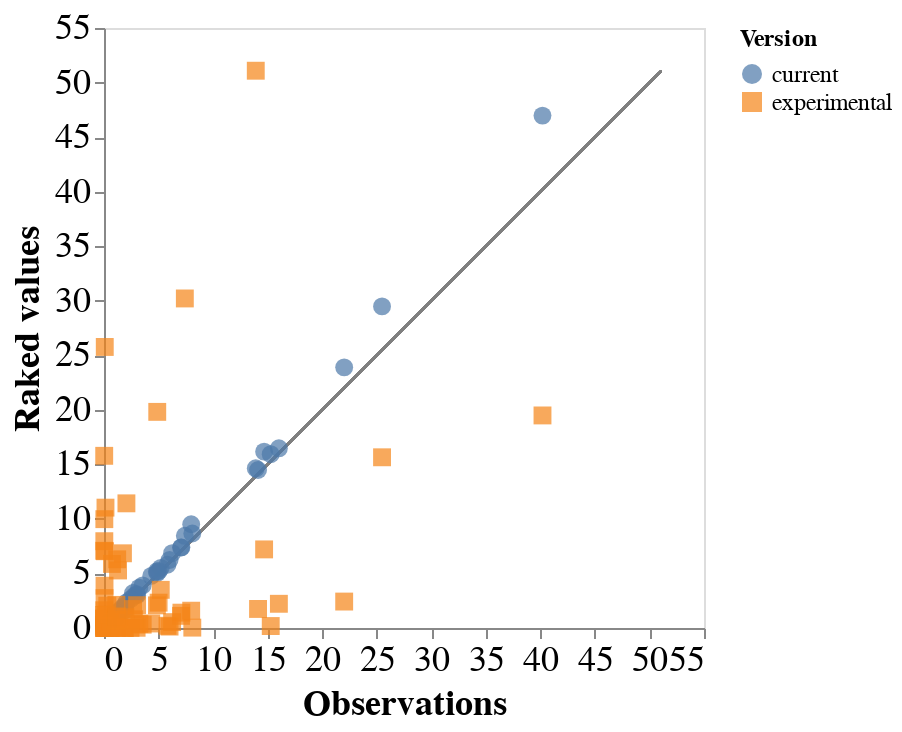

Notebook code for this chart:
### Code cell
chart

### Figure 1 — Vega-Lite specification as saved in the notebook (floating-point values rounded to 4 significant figures; data arrays with more than 128 entries replaced by an {"elided": "..."} marker saying what was removed)
{"config": {"view": {"continuousWidth": 300, "continuousHeight": 300}, "axis": {"labelFontSize": 18, "titleFontSize": 18}, "legend": {"labelFontSize": 12, "titleFontSize": 12}}, "layer": [{"mark": {"type": "rule", "color": "grey"}, "encoding": {"x": {"type": "quantitative", "datum": {"expr": "param_1"}}, "x2": {"datum": {"expr": "param_2"}, "type": "quantitative"}, "y": {"type": "quantitative", "datum": {"expr": "param_3"}}, "y2": {"datum": {"expr": "param_4"}, "type": "quantitative"}}}, {"mark": {"type": "point", "filled": true, "size": 80}, "encoding": {"color": {"field": "version", "legend": {"title": "Version"}, "type": "nominal"}, "shape": {"field": "version", "legend": {"title": "Version"}, "type": "nominal"}, "x": {"axis": {"title": "Observations"}, "field": "value", "scale": {"domain": [{"expr": "param_1"}, {"expr": "param_2"}]}, "type": "quantitative"}, "y": {"axis": {"title": "Raked values"}, "field": "raked_value", "scale": {"domain": [{"expr": "param_3"}, {"expr": "param_4"}]}, "type": "quantitative"}}}], "data": {"name": "data-ad2458140db46609a69da73e55220bc3"}, "params": [{"name": "param_1", "value": 0.0001176}, {"name": "param_2", "value": 51.08}, {"name": "param_3", "value": 0.0001176}, {"name": "param_4", "value": 51.08}], "$schema": "https://vega.github.io/schema/vega-lite/v5.20.1.json", "datasets": {"data-ad2458140db46609a69da73e55220bc3": {"elided": "144 records"}}}
